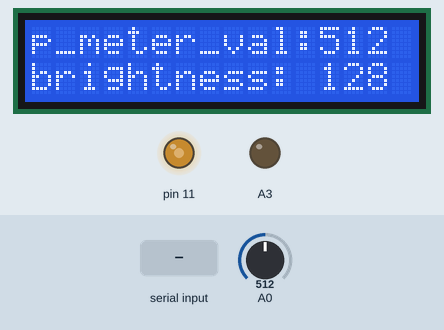
Simulated run of this sketch. Board: Arduino Uno, built with avr-gcc and run on an emulated ATmega328P. Parts: 16×2 character LCD, output pins drawn as LEDs (lit = HIGH). Inputs (shaded band) come from the test bench; at power-on: A0 = 512. What the sketch prints to the serial monitor is not drawn.

Above: at 1.2 s.
1.3 s: A0 set to 716
At 2.0 s:
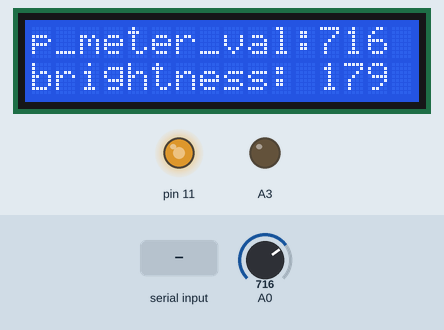
2.9 s: "30,150\n" received over Serial
At 3.5 s:
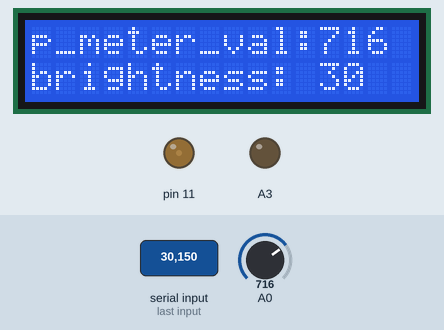
4.5 s: "200\n" received over Serial
At 5.1 s:
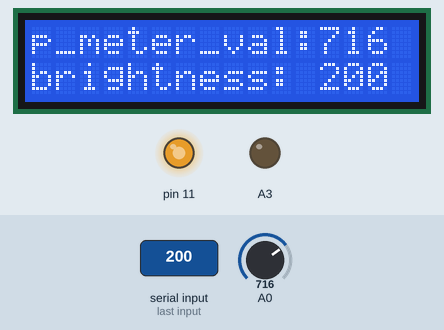
6.1 s: A0 set to 0
At 6.4 s:
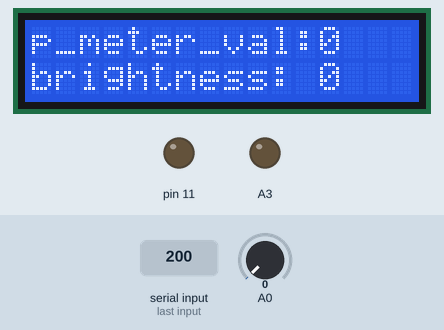
7.6 s: A0 set to 306
At 9.2 s:
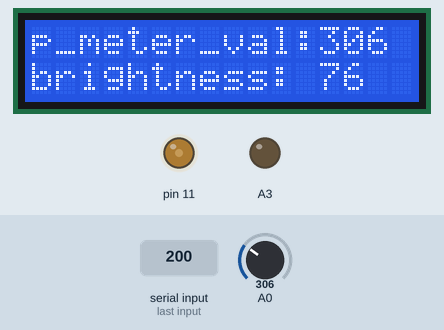
Timing chart, 0 to 10.2 s (numbered marks = the images above; inputs shaded):
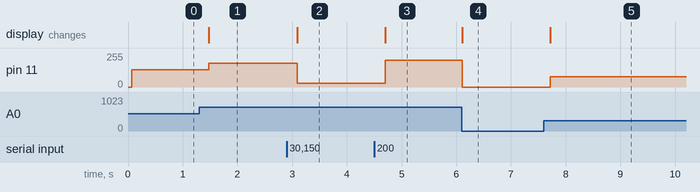

The sketch:

arduino02.ino
```cpp
#include <LiquidCrystal.h>

const int rs = 10, en = 9, d4 = 8, d5 = 7, d6 = 6, d7 = 5;
float  voltage = 0;
int   new_p_meter_val = 0;
int   old_p_meter_val = 0;
int   brightness = 0;
int   com_input = 0;

LiquidCrystal lcd(rs, en, d4, d5, d6, d7);

void clear_serial_buffer()
{
  while (Serial.available() > 0)
    Serial.read();
}

void  update_display(int brightness, int p_meter_val)
{
    lcd.clear();
    lcd.setCursor(0, 0);
    lcd.print("p_meter_val:" + String(p_meter_val));
    lcd.setCursor(0, 1);
    lcd.print("brightness: " + String(brightness));
}

bool  is_new_signal_changed(int new_signal, int old_signal)
{
    return (abs(new_signal - old_signal) > 1);
}

void setup() {
  Serial.begin(9600);
  lcd.begin(16, 2);
  pinMode(A3, OUTPUT);
  analogWrite(A3, 100);
  lcd.print("Hello Comrades");
}

void loop() {
 new_p_meter_val = analogRead(A0);
 if (is_new_signal_changed(new_p_meter_val, old_p_meter_val)) {
    old_p_meter_val = new_p_meter_val;
    brightness = old_p_meter_val / 4;
    update_display(brightness, old_p_meter_val);
  }
  if (Serial.available() > 0) {
    com_input = Serial.parseInt();
    brightness = com_input % 256;
    update_display(brightness, old_p_meter_val);
    clear_serial_buffer();
  }
  voltage = new_p_meter_val * (5.0 / 1023.0);
  analogWrite(11, brightness);
  Serial.println(brightness);
  delay(200);
}
```

Measured:
- after the input at 1.3 s, pin 11: 128/255 → 179/255 after 0.18 s; the display: changes after 0.18 s (image 1)
- after the input at 2.9 s, pin 11: 179/255 → 30/255 after 0.19 s; the display: changes after 0.19 s (image 2)
- after the input at 4.5 s, pin 11: 30/255 → 200/255 after 0.20 s; the display: changes after 0.20 s (image 3)
- after the input at 6.1 s, pin 11: 200/255 → 0/255 at once; the display: changes at once (image 4)
- after the input at 7.6 s, pin 11: 0/255 → 76/255 after 0.12 s; the display: changes after 0.12 s (image 5)
